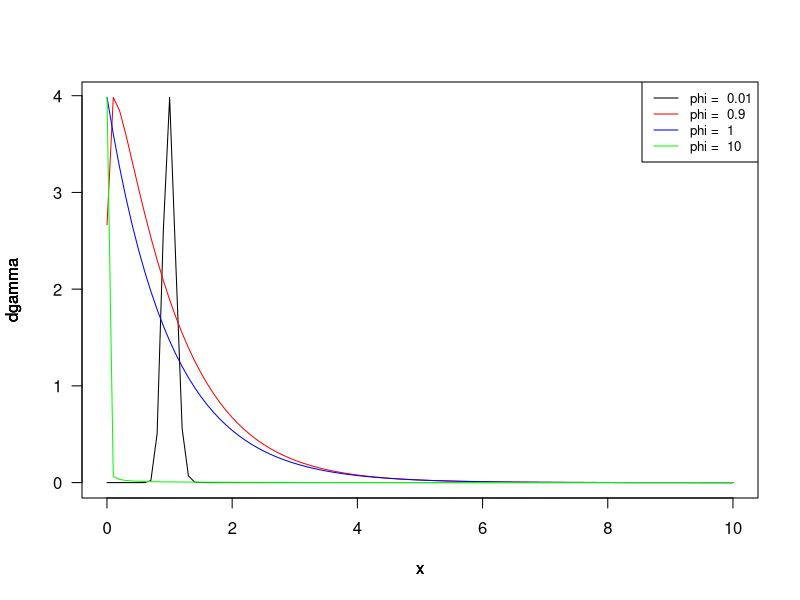
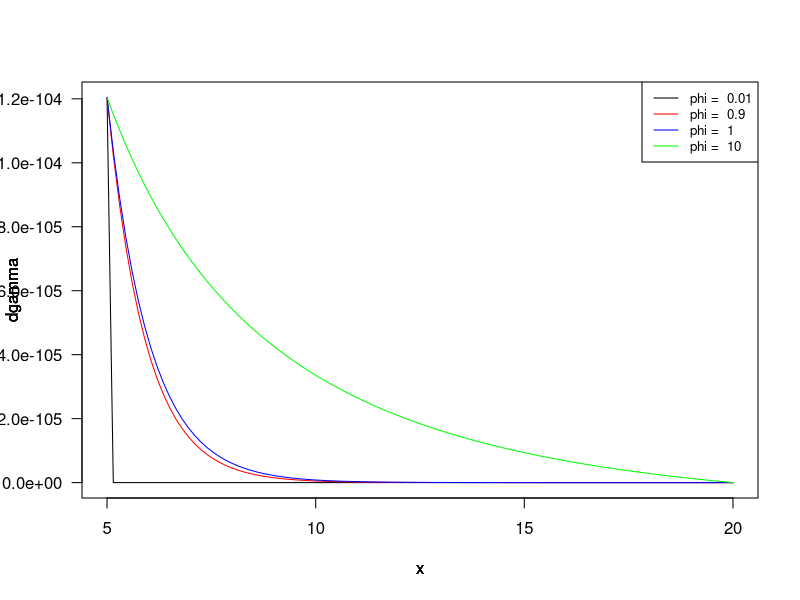

R code for these plots, in order:
## ---- chunk 1
rm(list = ls())
par(las=1)
phis <- c(0.01, 0.9, 1, 10)
cols <- c("black", "red", "blue","green")

for(i in 1:length(phis)){
  if(i != 1){
    par(new = TRUE)
    plot(function(x) (dgamma(x, shape = 1/phis[i], rate = 1/phis[i])), 
     from = 0.001, to = 10, ylab = "dgamma", col = cols[i], axes = FALSE )
  }else{
    plot(function(x) (dgamma(x, shape = 1/phis[i], rate = 1/phis[i])), 
     from = 0.001, to = 10, ylab = "dgamma", col = cols[i])
  }
}
legend("topright", legend = paste("phi = ", phis), col = cols, lty=1, cex=0.8)
## ---- chunk 2
for(i in 1:length(phis)){
  if(i != 1){
    par(new = TRUE)
    plot(function(x) (dgamma(x, shape = 1/phis[i], rate = 1/phis[i])), 
     from = 5, to = 20, ylab = "dgamma", col = cols[i], axes = FALSE )
  }else{
    plot(function(x) (dgamma(x, shape = 1/phis[i], rate = 1/phis[i])), 
     from = 5, to = 20, ylab = "dgamma", col = cols[i])
  }
}
legend("topright", legend = paste("phi = ", phis), col = cols, lty=1, cex=0.8)
